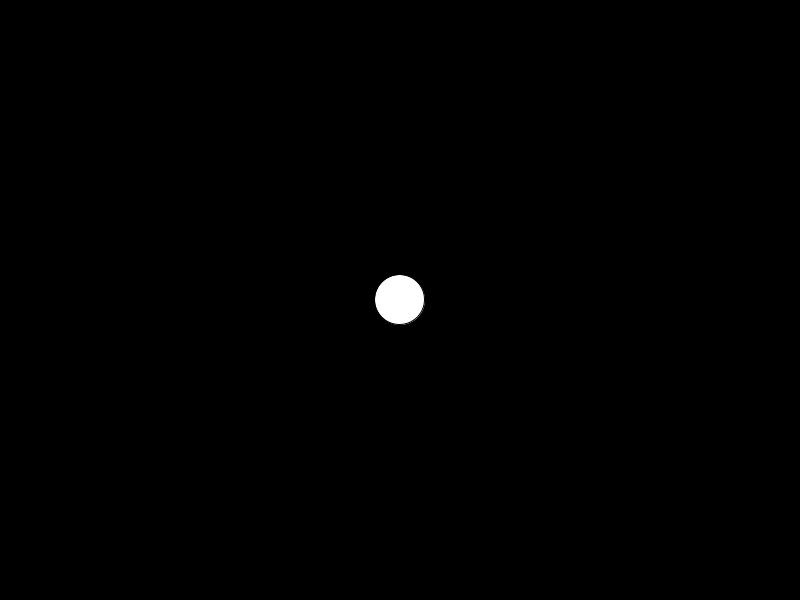
Frame 1 (no input)
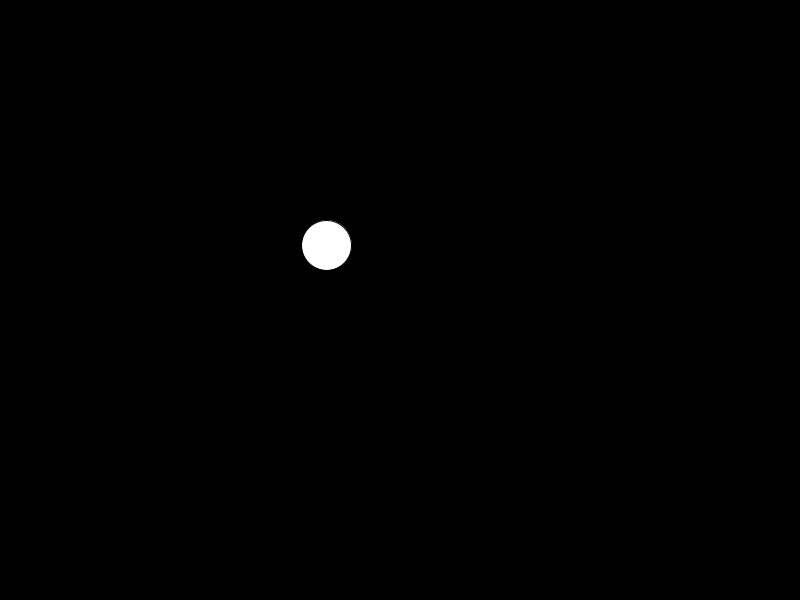
Frame 60 (the mouse pressed at the canvas centre just before this capture)
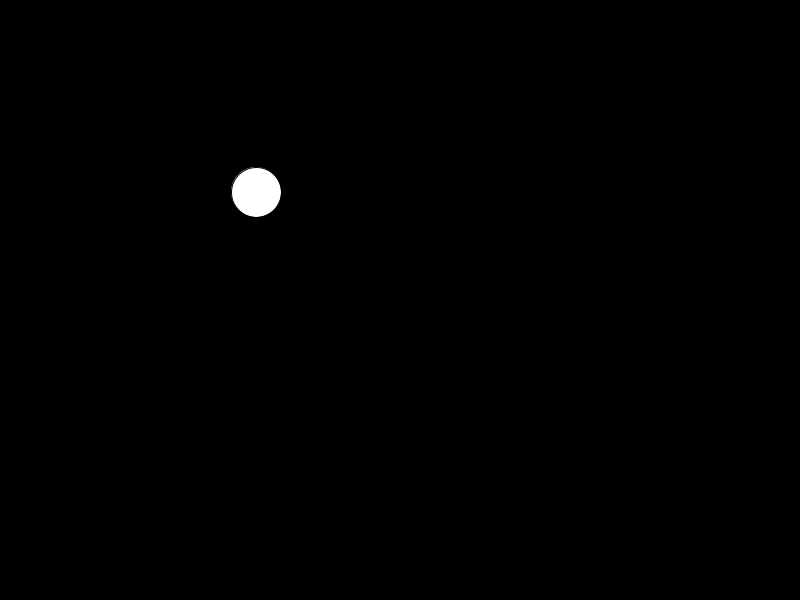
Frame 120 (the mouse held since frame 60 and released just before this capture)

The Processing sketch that drew these frames (run headless with seeded random() and noise(); from frame 60 on, the mouse is pressed at the canvas centre):

// Processing sketch: agarBlobMove
// ── agarBlobMove.pde
Blob blob;
PVector mouse;
void setup() {
  size(800, 600);
  blob = new Blob(0.1, 50);
  mouse = new PVector(0, 0);
}

void draw() {
  mouse.x = mouseX;
  mouse.y = mouseY;
  background(0);
  blob.move(mouse);
  blob.draw();
}
// ── Blob.pde
class Blob {
  PVector location, velocity, acceleration;
  int radius;
  float maxV;
  
  Blob(float mV, int r) {
    maxV = mV;
    radius = r;
    location = new PVector(width/2, height/2);
    velocity = new PVector(0, 0);
    acceleration = new PVector(0, 0);
  }
  
  void move(PVector mouse) {
    acceleration = mouse.sub(location);
    acceleration.mult(0.01);
    acceleration.limit(0.05);
    velocity.add(acceleration);
    location.add(velocity);
  }
  
  void draw() {
    fill(255);
    ellipse(location.x, location.y, radius, radius);
  }
}
